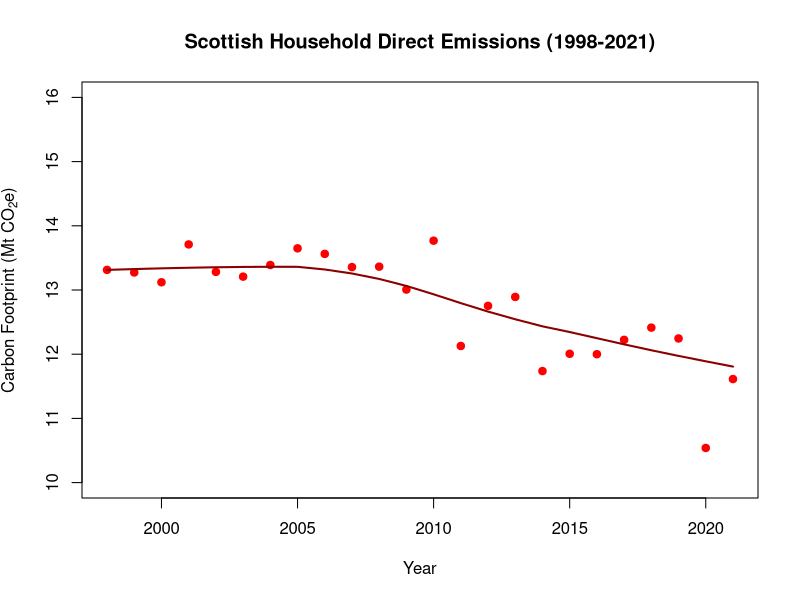
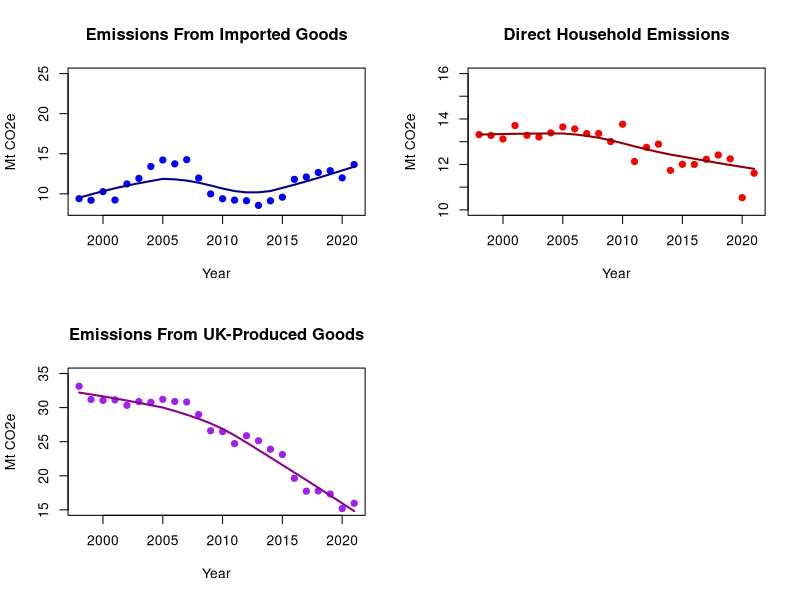
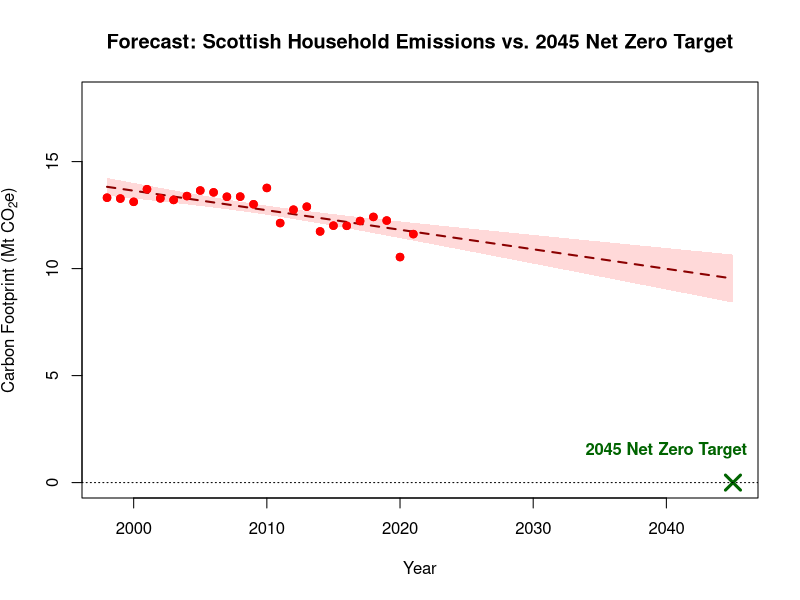
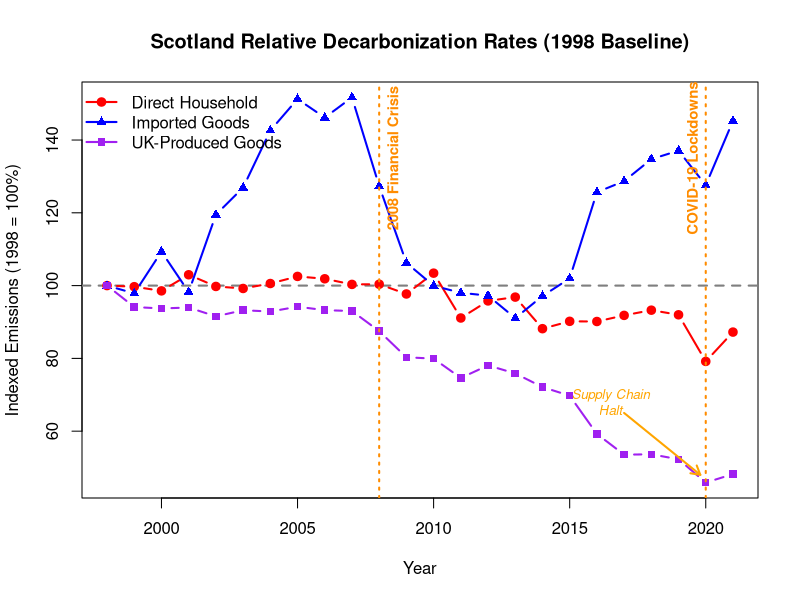
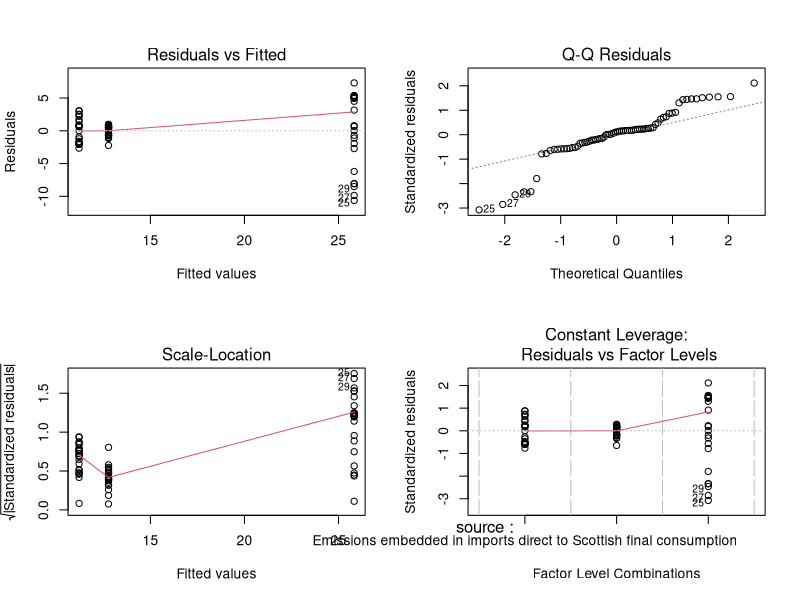
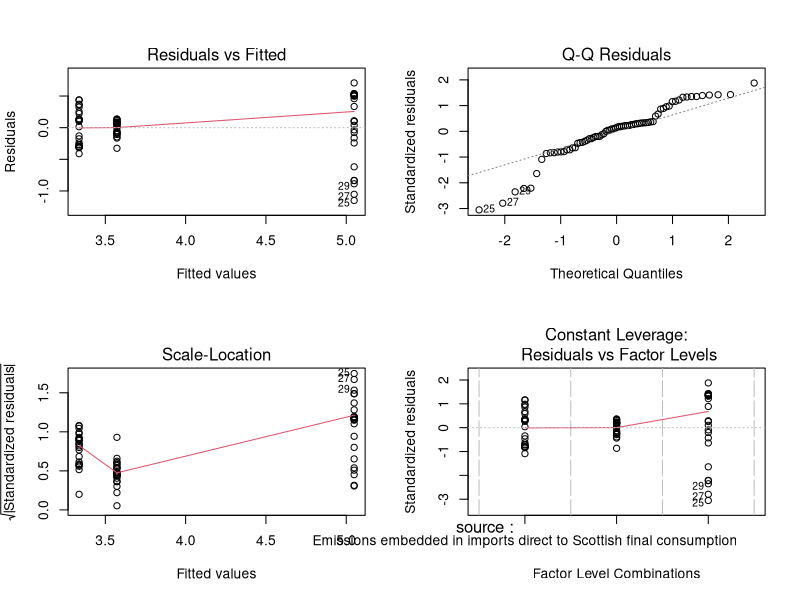
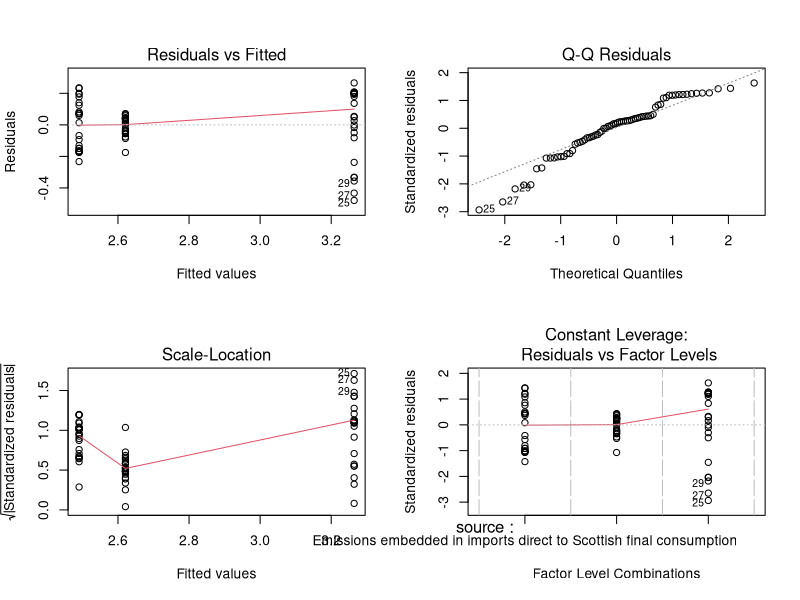

Here is the R script that generated these plots, in order:
# ==============================================================================
# Project: Scotland Carbon Footprint Trend Analysis (1998 - 2021)
# Description: Exploratory Data Analysis (EDA) of Scottish greenhouse gas 
#              emissions by source using strictly base R.
# ==============================================================================

# 1. Setup & Data Import -------------------------------------------------------
getwd()
list.files()
# Disable scientific notation for cleaner axis labels on plots
options(scipen = 9999)
# Import the raw dataset
# Ensure your working directory is set to the location of this CSV file
cf <- read.csv("scottish carbon footprint.csv", stringsAsFactors = T)
colnames(cf) <- c("feature_code", "feature_name", "feature_type", 
                      "year", "measurement", "units", "value", "source")
# Remove rows with missing values in 'value' or 'source' to ensure clean plotting
cf.clean <- cf[!is.na(cf$value) & !is.na(cf$source), ]

# 3. Subsetting the Data -------------------------------------------------------
# Isolate specific emission sources based on the exact labels in the dataset
cf.direct <- subset(cf.clean, source == "Scottish emissions generated directly by households")
cf.imports <- subset(cf.clean, source == "Emissions embedded in imports direct to Scottish final consumption")
cf.uk.prod <- subset(cf.clean, source == "UK production emissions attributable to Scottish final consumption")

# 4. Sort the subsets chronologically by year so the lines draw left to right
cf.direct <- cf.direct[order(cf.direct$year), ]
cf.imports <- cf.imports[order(cf.imports$year), ]
cf.uk.prod <- cf.uk.prod[order(cf.uk.prod$year), ]

# 5. Exploratory Data Analysis & Visualization ---------------------------------

# PLOT 1: A focused look at Direct Household Emissions
# Set plotting area to a single pane
par(mfrow = c(1, 1))
plot(cf.direct$year, cf.direct$value, 
     pch = 19, col = "red", 
     xlab = "Year", ylab = expression("Carbon Footprint (Mt CO"[2]*"e)"), 
     main = "Scottish Household Direct Emissions (1998-2021)",
     ylim = c(10, 16))
# Add a smooth trend line using base R 'lowess'
lines(lowess(cf.direct$year, cf.direct$value), col = "darkred", lwd = 2)

# PLOT 2: Comparative Grid 
# Set plotting area to a 2x2 grid for multi-panel comparison
par(mfrow = c(2, 2))
# Panel A: Imported Goods
plot(cf.imports$year, cf.imports$value, 
     pch = 19, col = "blue", 
     xlab = "Year", ylab = "Mt CO2e", 
     main = "Emissions From Imported Goods", 
     ylim = c(8, 25))
lines(lowess(cf.imports$year, cf.imports$value), col = "darkblue", lwd = 2)
# Panel B: Direct Household
plot(cf.direct$year, cf.direct$value, 
     pch = 19, col = "red", 
     xlab = "Year", ylab = "Mt CO2e", 
     main = "Direct Household Emissions", 
     ylim = c(10, 16))
lines(lowess(cf.direct$year, cf.direct$value), col = "darkred", lwd = 2)
# Panel C: UK Produced Goods
plot(cf.uk.prod$year, cf.uk.prod$value, 
     pch = 19, col = "purple", 
     xlab = "Year", ylab = "Mt CO2e", 
     main = "Emissions From UK-Produced Goods", 
     ylim = c(15, 35))
lines(lowess(cf.uk.prod$year, cf.uk.prod$value), col = "darkmagenta", lwd = 2)

# ==============================================================================
# Feature 1: Forecasting the Path to Net Zero 2045
# ==============================================================================

# 1. Build the Predictive Model
# We fit a simple linear regression model tracking household emissions over time
model.direct <- lm(value ~ year, data = cf.direct)

# 2. Generate Future Data Points
# Create a sequence of years from the start of our data up to the 2045 target
future.years <- data.frame(year = 1998:2045)

# 3. Calculate Predictions and Confidence Intervals
# Predict future values and calculate the 95% confidence bounds
forecast.direct <- predict(model.direct, newdata = future.years, interval = "confidence")

# 4. Visualization: Plotting the Forecast
par(mfrow = c(1, 1)) # Ensure we are using a single plot pane
# Set up the base plot area, expanding the X-axis to 2045 and Y-axis down to 0
plot(cf.direct$year, cf.direct$value, 
     xlim = c(1998, 2045), ylim = c(0, 18),
     pch = 19, col = "red",
     xlab = "Year", ylab = expression("Carbon Footprint (Mt CO"[2]*"e)"),
     main = "Forecast: Scottish Household Emissions vs. 2045 Net Zero Target")
# Drawing shaded polygon for the 95% confidence interval
polygon(c(future.years$year, rev(future.years$year)), 
        c(forecast.direct[, "lwr"], rev(forecast.direct[, "upr"])), 
        col = rgb(1, 0, 0, 0.15), border = NA) # rgb() with 0.15 adds transparency
# Drawing projected trend line (dashed)
lines(future.years$year, forecast.direct[, "fit"], col = "darkred", lwd = 2, lty = 2)
# Re-draw the historical data points on top of the shaded polygon
points(cf.direct$year, cf.direct$value, pch = 19, col = "red")

# 5. Scottish Net-Zero Target
# Mark the 2045 target with a large green cross
points(2045, 0, pch = 4, col = "darkgreen", cex = 2, lwd = 3)
text(2040, 1.5, "2045 Net Zero Target", col = "darkgreen", font = 2)
# Add a horizontal baseline at zero
abline(h = 0, col = "black", lwd = 1, lty = 3)
# Takeaway: needs aggressive emission-reducing policies to achieve net-zero

# ==============================================================================
# Feature 2: Indexing Emissions to 1998 Baseline
# *please keep cf.clean and its subsets loaded
# ==============================================================================

# 1. Calculate the Baseline Value (1998) for each source
base.direct <- cf.direct$value[cf.direct$year == 1998]
base.imports <- cf.imports$value[cf.imports$year == 1998]
base.uk.prod <- cf.uk.prod$value[cf.uk.prod$year == 1998]

# 2. Create Indexed Values ((Current Year / Base Year) * 100)
cf.direct$indexed <- (cf.direct$value / base.direct) * 100
cf.imports$indexed <- (cf.imports$value / base.imports) * 100
cf.uk.prod$indexed <- (cf.uk.prod$value / base.uk.prod) * 100

# 3. Visualization: Indexed Comparison Plot
par(mfrow = c(1, 1)) # Ensure single plot layout

# Determine Y-axis limits dynamically based on the indexed data
y.min <- min(c(cf.direct$indexed, cf.imports$indexed, cf.uk.prod$indexed))
y.max <- max(c(cf.direct$indexed, cf.imports$indexed, cf.uk.prod$indexed))

# Create an empty base plot to set up axes and labels
plot(1, type = "n", 
     xlim = c(1998, max(cf.clean$year)), ylim = c(y.min, y.max),
     xlab = "Year", ylab = "Indexed Emissions (1998 = 100%)",
     main = "Scotland Relative Decarbonization Rates (1998 Baseline)")

# Add a horizontal baseline reference at 100%
abline(h = 100, col = "gray50", lty = 2, lwd = 2)

# Add line paths and points for each source
lines(cf.direct$year, cf.direct$indexed, col = "red", lwd = 2, type = "b", pch = 19)
lines(cf.imports$year, cf.imports$indexed, col = "blue", lwd = 2, type = "b", pch = 17)
lines(cf.uk.prod$year, cf.uk.prod$indexed, col = "purple", lwd = 2, type = "b", pch = 15)

# Add a legend so viewers know which color is which
legend("topleft", 
       legend = c("Direct Household", "Imported Goods", "UK-Produced Goods"),
       col = c("red", "blue", "purple"),
       pch = c(19, 17, 15),
       lwd = 2, bty = "n")

# ==============================================================================
# Feature 3: Adding Macro-Economic Context (The "So What?")
# ==============================================================================

# 1. Annotate the 2008 Global Financial Crisis
# Draw a vertical dashed line at the year 2008
abline(v = 2008, col = "darkorange", lwd = 2, lty = 3)

# Add rotated text right next to the line
text(x = 2008.5, y = 135, labels = "2008 Financial Crisis", 
     col = "darkorange", font = 2, srt = 90, cex = 0.9)

# 2. Annotate the 2020 COVID-19 Pandemic Lockdowns
# Draw a vertical dashed line at the year 2020
abline(v = 2020, col = "darkorange", lwd = 2, lty = 3)

# Add rotated text right next to the line
text(x = 2019.5, y = 135, labels = "COVID-19 Lockdowns", 
     col = "darkorange", font = 2, srt = 90, cex = 0.9)

# 3. Highlight the insight: The 2020 Supply Chain Crash
# We can draw an arrow pointing to the massive crash in UK-Produced Goods in 2020
arrows(x0 = 2017, y0 = 65, x1 = 2019.8, y1 = 48, 
       col = "orange", lwd = 2, length = 0.1)
text(x = 2016.5, y = 68, labels = "Supply Chain\nHalt", 
     col = "orange", font = 3, cex = 0.8)

# ==============================================================================
# Feature 4: Advanced Statistical Testing (Linear Regression & ANOVA)
# ==============================================================================

# ------------------------------------------------------------------------------
# Part A: Linear Regression (Quantifying the Decay Rate)
# ------------------------------------------------------------------------------
# We want to know exactly how fast Household Emissions are dropping per year.
model.direct.decay <- lm(value ~ year, data = cf.direct)

# Print the summary to view the slope (coefficient for 'year') and the p-value
cat("\n--- Linear Regression: Direct Household Emissions ---\n")
summary(model.direct.decay)

# ------------------------------------------------------------------------------
# Part B: ANOVA (Testing Variance Between Sources)
# ------------------------------------------------------------------------------
# Is there a statistically significant difference in the absolute emissions
# produced by Households vs. Imports vs. UK-Produced Goods?

# First, subset the clean data to ONLY include our three target sources
target.sources <- c("Scottish emissions generated directly by households", 
                    "Emissions embedded in imports direct to Scottish final consumption", 
                    "UK production emissions attributable to Scottish final consumption")

cf.anova.data <- subset(cf.clean, source %in% target.sources)

# Convert 'source' to a factor, as ANOVA requires a categorical independent variable
cf.anova.data$source <- as.factor(cf.anova.data$source)

# Run the One-Way ANOVA: Does the emission 'source' significantly affect the 'value'?
model.anova <- aov(value ~ source, data = cf.anova.data)
par(mfrow = c(2, 2))
plot(model.anova)
cat("\n--- ANOVA: Variance Between Emission Sources ---\n")
summary(model.anova)
# Post-hoc testing: If the ANOVA is significant, which specific pairs are different?
cat("\n--- Tukey HSD Post-Hoc Test: Pairwise Comparisons ---\n")
TukeyHSD(model.anova)

# Improving the first model with square-root transformation
# Use this if your data is "moderately" skewed (e.g., count data)
model.anova.sqrt <- aov(sqrt(value) ~ source, data = cf.anova.data)
plot(model.anova.sqrt)
cat("\n--- ANOVA: Sqrt Transform Summary ---\n")
summary(model.anova.sqrt)

# Improving the sqrt model with log transform
# Use this if your data has high variance or is heavily right-skewed 
# Note: We use log(value + 1) to handle any potential zeros in the data safely
model.anova.log <- aov(log(value + 1) ~ source, data = cf.anova.data)
plot(model.anova.log)
cat("\n--- ANOVA: Log Transform Summary ---\n")
summary(model.anova.log)
